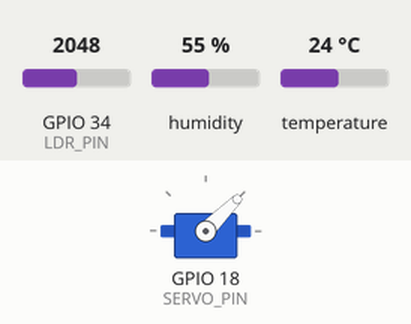
Bench run of a sketch on a simulated ESP32. On the bench: servo. The test bench sets the inputs (shaded band); at power-on: temperature 24 °C, GPIO 34 (LDR_PIN) = 2048, humidity 55 %. WiFi joins after 1.5 s; servers stay silent unless stated; no MQTT or app messages arrive unless stated; what the sketch prints to the serial monitor is not drawn.

Above: at 2.7 s.
2.8 s: temperature set to 28 °C
5.5 s: temperature set to 31 °C
At 6.2 s:
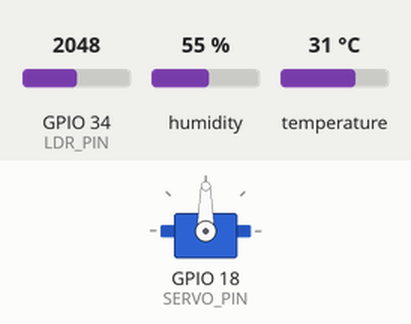
8.2 s: temperature set to 12 °C
At 10.0 s:
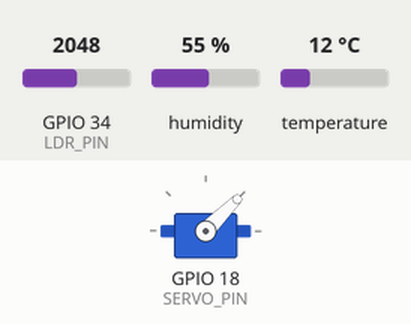
11.1 s: GPIO 34 (LDR_PIN) set to 2115
At 12.5 s:
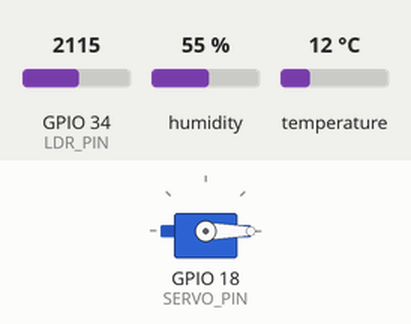
13.8 s: GPIO 34 (LDR_PIN) set to 2047
At 16.3 s:
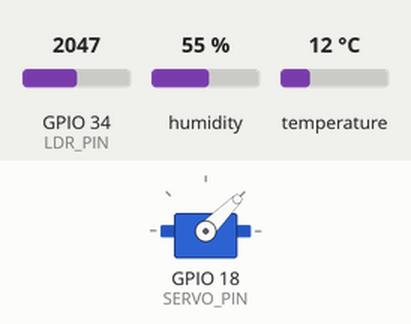
Timing chart, 0 to 17.8 s (numbered marks = the images above; inputs shaded):
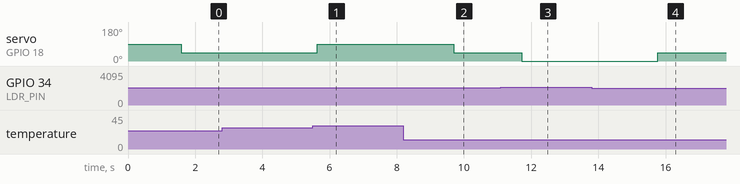

The sketch:

espmain2.ino
```cpp
#include <WiFi.h>
#include <PubSubClient.h>
#include <WiFiClientSecure.h>
#include <ldr.h>
#include <servoldr.h>
#include <Arduino.h>
#include "ldr.h"
#include "dht11.h"
#include "servoldr.h"


// Ganti dengan WiFi kamu
const char* ssid = "NEAREST";
const char* password = "43211234";

// Ganti dengan info HiveMQ Cloud kamu
const char* mqtt_server = "9575f087603642b38802e20db41742bf.s1.eu.hivemq.cloud"; // HOST dari HiveMQ Cloud
const int mqtt_port = 8883; // Port TLS
const char* mqtt_user = "Jawa_negri31"; // dari Access Management
const char* mqtt_pass = "Aduhaijomok1";
// const char* mqtt_topic = "Tirai_PID_IOT"

// // --- Sertifikat CA Let's Encrypt (ISRG Root X1) ---
// const char* root_ca =
// "-----BEGIN CERTIFICATE-----\n"
// "MIIFazCCA1OgAwIBAgIRAIIQz7DSQONZRGPgu2OCiwAwDQYJKoZIhvcNAQELBQAw\n"
// "TzELMAkGA1UEBhMCVVMxKTAnBgNVBAoTIEludGVybmV0IFNlY3VyaXR5IFJlc2Vh\n"
// "cmNoIEdyb3VwMRUwEwYDVQQDEwxJU1JHIFJvb3QgWDEwHhcNMTUwNjA0MTEwNDM4\n"
// "WhcNMzUwNjA0MTEwNDM4WjBPMQswCQYDVQQGEwJVUzEpMCcGA1UEChMgSW50ZXJu\n"
// "ZXQgU2VjdXJpdHkgUmVzZWFyY2ggR3JvdXAxFTATBgNVBAMTDElTUkcgUm9vdCBY\n"
// "MTCCAiIwDQYJKoZIhvcNAQEBBQADggIPADCCAgoCggIBAK3oJHP0FDfzm54rVygc\n"
// "h77ct984kIxuPOZXoHj3dcKi/vVqbvYATyjb3miGbESTtrFj/RQSa78f0uoxmyF+\n"
// "0TM8ukj13Xnfs7j/EvEhmkvBioZxaUpmZmyPfjxwv60pIgbz5MDmgK7iS4+3mX6U\n"
// "A5/TR5d8mUgjU+g4rk8Kb4Mu0UlXjIB0ttov0DiNewNwIRt18jA8+o+u3dpjq+sW\n"
// "T8KOEUt+zwvo/7V3LvSye0rgTBIlDHCNAymg4VMk7BPZ7hm/ELNKjD+Jo2FR3qyH\n"
// "B5T0Y3HsLuJvW5iB4YlcNHlsdu87kGJ55tukmi8mxdAQ4Q7e2RCOFvu396j3x+UC\n"
// "B5iPNgiV5+I3lg02dZ77DnKxHZu8A/lJBdiB3QW0KtZB6awBdpUKD9jf1b0SHzUv\n"
// "KBds0pjBqAlkd25HN7rOrFleaJ1/ctaJxQZBKT5ZPt0m9STJEadao0xAH0ahmbWn\n"
// "OlFuhjuefXKnEgV4We0+UXgVCwOPjdAvBbI+e0ocS3MFEvzG6uBQE3xDk3SzynTn\n"
// "jh8BCNAw1FtxNrQHusEwMFxIt4I7mKZ9YIqioymCzLq9gwQbooMDQaHWBfEbwrbw\n"
// "qHyGO0aoSCqI3Haadr8faqU9GY/rOPNk3sgrDQoo//fb4hVC1CLQJ13hef4Y53CI\n"
// "rU7m2Ys6xt0nUW7/vGT1M0NPAgMBAAGjQjBAMA4GA1UdDwEB/wQEAwIBBjAPBgNV\n"
// "HRMBAf8EBTADAQH/MB0GA1UdDgQWBBR5tFnme7bl5AFzgAiIyBpY9umbbjANBgkq\n"
// "hkiG9w0BAQsFAAOCAgEAVR9YqbyyqFDQDLHYGmkgJykIrGF1XIpu+ILlaS/V9lZL\n"
// "ubhzEFnTIZd+50xx+7LSYK05qAvqFyFWhfFQDlnrzuBZ6brJFe+GnY+EgPbk6ZGQ\n"
// "3BebYhtF8GaV0nxvwuo77x/Py9auJ/GpsMiu/X1+mvoiBOv/2X/qkSsisRcOj/KK\n"
// "NFtY2PwByVS5uCbMiogziUwthDyC3+6WVwW6LLv3xLfHTjuCvjHIInNzktHCgKQ5\n"
// "ORAzI4JMPJ+GslWYHb4phowim57iaztXOoJwTdwJx4nLCgdNbOhdjsnvzqvHu7Ur\n"
// "TkXWStAmzOVyyghqpZXjFaH3pO3JLF+l+/+sKAIuvtd7u+Nxe5AW0wdeRlN8NwdC\n"
// "jNPElpzVmbUq4JUagEiuTDkHzsxHpFKVK7q4+63SM1N95R1NbdWhscdCb+ZAJzVc\n"
// "oyi3B43njTOQ5yOf+1CceWxG1bQVs5ZufpsMljq4Ui0/1lvh+wjChP4kqKOJ2qxq\n"
// "4RgqsahDYVvTH9w7jXbyLeiNdd8XM2w9U/t7y0Ff/9yi0GE44Za4rF2LN9d11TPA\n"
// "mRGunUHBcnWEvgJBQl9nJEiU0Zsnvgc/ubhPgXRR4Xq37Z0j4r7g1SgEEzwxA57d\n"
// "emyPxgcYxn/eR44/KJ4EBs+lVDR3veyJm+kXQ99b21/+jh5Xos1AnX5iItreGCc=\n"
// "-----END CERTIFICATE-----\n";

WiFiClientSecure wifiClient;
PubSubClient client(wifiClient);

long counter = 0;

void setup_wifi() {
  delay(10);
  Serial.println("Menghubungkan ke WiFi...");
  WiFi.begin(ssid, password);
  while (WiFi.status() != WL_CONNECTED) {
    delay(500);
    Serial.print(".");
  }
  Serial.println("");
  Serial.println("WiFi terhubung!");
}

void reconnect() {
  while (!client.connected()) {
    Serial.print("Menghubungkan ke MQTT...");
    if (client.connect("ESP32Client", mqtt_user, mqtt_pass)) {
      Serial.println("Terhubung!");
    } else {
      Serial.print("Gagal, rc=");
      Serial.print(client.state());
      Serial.println(" coba lagi dalam 5 detik");
      delay(5000);
    }
  }
}

void setup() {
  Serial.begin(115200);
  setup_wifi();

  wifiClient.setInsecure(); // NON-production use! Untuk menghindari sertifikat SSL
  client.setServer(mqtt_server, mqtt_port);
  setupLDR();
  setupDHT();
  setupServo();
}

void loop() {
  if (!client.connected()) {
    reconnect();
  }
  client.loop();

  int ldr = readLDR();
  float suhu = readTemperature();


  int intensitas = round(100.0 - ((ldr / 4095.0) * 100.0)); // 12-bit ADC ESP32

  Serial.print("Suhu: ");
  Serial.print(suhu);
  Serial.print(" °C | Intensitas Cahaya: ");
  Serial.print(intensitas);
  Serial.println(" %");

  kontrolServo(suhu, intensitas);

  String payload = "Suhu: " + String(suhu) + " °C, Intensitas: " + String(intensitas) + " %";
  client.publish("esp32/data", payload.c_str());

  delay(2000);
}
```

dht11.cpp
```cpp
#include "dht11.h"
#include <Arduino.h>

DHT dht(DHTPIN, DHTTYPE);

void setupDHT() {
  dht.begin();  // Inisialisasi sensor DHT11
}

float readTemperature() {
  return dht.readTemperature();  // Langsung baca suhu
}
```

dht11.h
```cpp
#ifndef DHT11_INPUT_H
#define DHT11_INPUT_H

#include <DHT.h>
#include <Arduino.h>

#define DHTPIN 2         // Pin digital untuk DHT11
#define DHTTYPE DHT11

extern DHT dht;

void setupDHT();
float readTemperature();


#endif
```

ldr.cpp
```cpp
#include "ldr.h"
#include <Arduino.h>  // <- Ini sudah benar dan diperlukan

void setupLDR() {
  pinMode(LDR_PIN, INPUT);
}

int readLDR() {
  int ldrValue = analogRead(LDR_PIN);
  return ldrValue;
}
```

ldr.h
```cpp
#ifndef LDR_SENSOR_H
#define LDR_SENSOR_H

#define LDR_PIN 34  // GPIO34 sebagai ADC input

void setupLDR();
int readLDR();

#endif
```

servoldr.cpp
```cpp
#include "servoldr.h"
#include <Arduino.h>

Servo myServo;

void setupServo() {
  myServo.attach(SERVO_PIN);
}

void kontrolServo(float suhu, int intensitas) {
  if (suhu < 30.0 && intensitas < 50) {
    myServo.write(0);
    Serial.println("Servo ke 0 derajat (suhu < 30 dan intensitas < 50%)");
  } else if (suhu >= 30.0 && intensitas >= 50) {
    myServo.write(90);
    Serial.println("Servo ke 90 derajat (suhu >= 30 dan intensitas >= 50%)");
  } else {
    myServo.write(45);
    Serial.println("Servo ke 45 derajat (kondisi campuran)");
  }
}
```

servoldr.h
```cpp
#ifndef SERVO_CONTROL_H
#define SERVO_CONTROL_H

#include <ESP32Servo.h>
#include <math.h>
#include <Arduino.h>

#define SERVO_PIN 18

extern Servo myServo;

void setupServo();
void kontrolServo(float suhu, int intensitas);

#endif
```

Measured:
- the behaviour switches between 29 and 30 °C on temperature (found by bisection; images 0 and 1)
- the behaviour switches between 2067 and 2068 on GPIO 34 (LDR_PIN) (found by bisection; images 2 and 3)
- after the input at 2.8 s, every drawn part: stays the same
- after the input at 5.5 s, servo on GPIO 18 (SERVO_PIN): 45° → 90° after 0.14 s
- after the input at 8.2 s, servo on GPIO 18 (SERVO_PIN): 90° → 45° after 1.5 s
- after the input at 11.1 s, servo on GPIO 18 (SERVO_PIN): 45° → 0° after 0.62 s
- after the input at 13.8 s, servo on GPIO 18 (SERVO_PIN): 0° → 45° after 2.0 s
